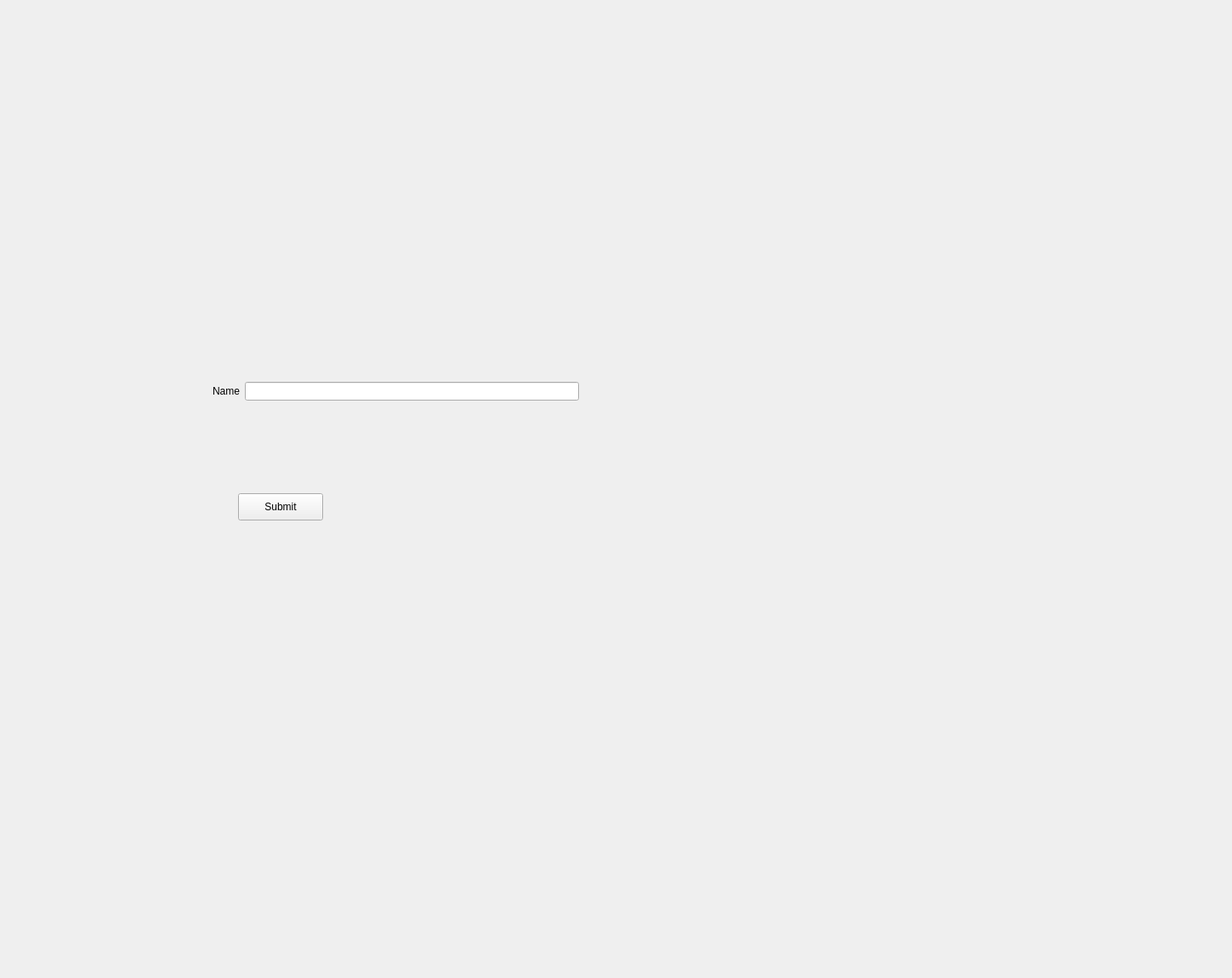
<?xml version="1.0" encoding="UTF-8"?>
<ui version="4.0">
 <class>Form</class>
 <widget class="QWidget" name="Form">
  <property name="geometry">
   <rect>
    <x>0</x>
    <y>0</y>
    <width>1449</width>
    <height>1150</height>
   </rect>
  </property>
  <property name="windowTitle">
   <string>Form</string>
  </property>
  <widget class="QPushButton" name="submit_button">
   <property name="geometry">
    <rect>
     <x>280</x>
     <y>580</y>
     <width>100</width>
     <height>32</height>
    </rect>
   </property>
   <property name="text">
    <string>Submit</string>
   </property>
  </widget>
  <widget class="QWidget" name="horizontalLayoutWidget">
   <property name="geometry">
    <rect>
     <x>250</x>
     <y>420</y>
     <width>431</width>
     <height>80</height>
    </rect>
   </property>
   <layout class="QHBoxLayout" name="horizontalLayout">
    <item>
     <widget class="QLabel" name="label">
      <property name="text">
       <string>Name</string>
      </property>
     </widget>
    </item>
    <item>
     <widget class="QLineEdit" name="name_lineedit"/>
    </item>
   </layout>
  </widget>
 </widget>
 <resources/>
 <connections/>
</ui>
